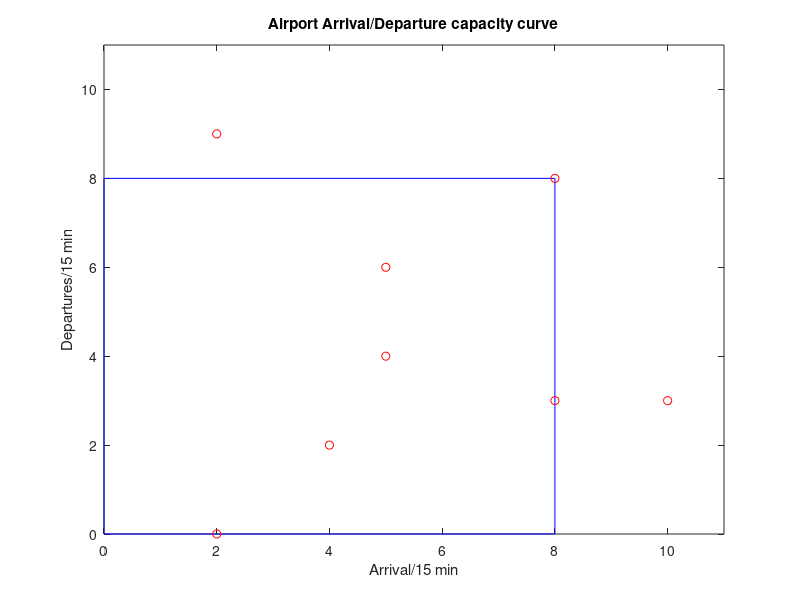

This figure's MATLAB source:
%Aixo s'ha de picar a Matlab
%Punts vermells -> demanda
%Quadrat blau -> capacitat -> AAR (AAR en una hora passar a "paquets" de 15 min)
%Plot de punts vermells i cuadrat blau.
%La capacitat teorica no es la mateix

x = [0, 8, 8, 0, 0];
y = [0, 0, 8, 8, 0];

vx = [2, 2, 4, 5, 5, 8, 8, 10];
vy = [9, 0, 2, 6, 4, 8, 3,  3];

plot(x, y, 'b-');
hold on;
plot(vx, vy, 'ro');
title('Airport Arrival/Departure capacity curve');xlabel('Arrival/15 min');ylabel('Departures/15 min');
xlim([0, 11]);ylim([0, 11]);
